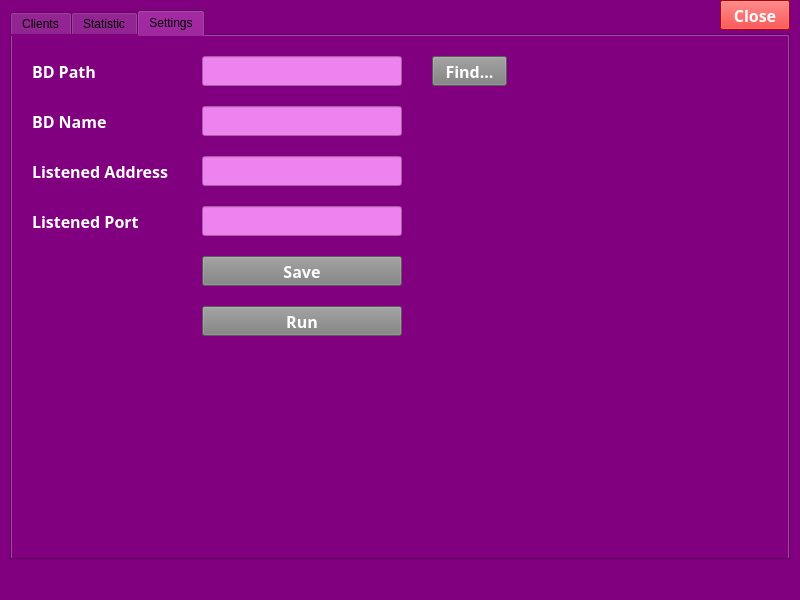
<?xml version="1.0" encoding="UTF-8"?>
<ui version="4.0">
 <class>MainWindow</class>
 <widget class="QMainWindow" name="MainWindow">
  <property name="geometry">
   <rect>
    <x>0</x>
    <y>0</y>
    <width>800</width>
    <height>600</height>
   </rect>
  </property>
  <property name="windowTitle">
   <string> Server administration</string>
  </property>
  <property name="styleSheet">
   <string notr="true">QWidget {
	background-color: purple;
	color: black;
}

QLineEdit {
	background-color: violet;
	color: black;
}

QPushButton {
	background-color: grey;
	color: white;
}

QLabel {;
	color: white;
}

QTableView {
	background-color: white;
	color: black;
	font: 63 10pt &quot;Lucida Sans&quot;;
}</string>
  </property>
  <widget class="QWidget" name="centralwidget">
   <widget class="QTabWidget" name="tabWidget">
    <property name="geometry">
     <rect>
      <x>10</x>
      <y>10</y>
      <width>780</width>
      <height>550</height>
     </rect>
    </property>
    <property name="currentIndex">
     <number>2</number>
    </property>
    <widget class="QWidget" name="tab_clients">
     <attribute name="title">
      <string>Clients</string>
     </attribute>
     <widget class="QTableView" name="tableView">
      <property name="geometry">
       <rect>
        <x>5</x>
        <y>30</y>
        <width>765</width>
        <height>490</height>
       </rect>
      </property>
     </widget>
     <widget class="QLabel" name="label">
      <property name="geometry">
       <rect>
        <x>5</x>
        <y>5</y>
        <width>200</width>
        <height>20</height>
       </rect>
      </property>
      <property name="font">
       <font>
        <family>Lucida Sans</family>
        <pointsize>10</pointsize>
       </font>
      </property>
      <property name="text">
       <string>Active Clients List:</string>
      </property>
     </widget>
     <widget class="QPushButton" name="btn_refresh">
      <property name="geometry">
       <rect>
        <x>695</x>
        <y>5</y>
        <width>75</width>
        <height>25</height>
       </rect>
      </property>
      <property name="font">
       <font>
        <family>Lucida Sans</family>
        <pointsize>10</pointsize>
        <weight>75</weight>
        <bold>true</bold>
       </font>
      </property>
      <property name="text">
       <string>Refresh</string>
      </property>
     </widget>
    </widget>
    <widget class="QWidget" name="tab_statistic">
     <attribute name="title">
      <string>Statistic</string>
     </attribute>
     <widget class="QTableView" name="tableView_2">
      <property name="geometry">
       <rect>
        <x>5</x>
        <y>5</y>
        <width>765</width>
        <height>515</height>
       </rect>
      </property>
     </widget>
    </widget>
    <widget class="QWidget" name="tab_settings">
     <attribute name="title">
      <string>Settings</string>
     </attribute>
     <widget class="QLineEdit" name="lineEdit">
      <property name="geometry">
       <rect>
        <x>190</x>
        <y>20</y>
        <width>200</width>
        <height>30</height>
       </rect>
      </property>
      <property name="font">
       <font>
        <family>Lucida Sans</family>
        <pointsize>12</pointsize>
        <weight>75</weight>
        <bold>true</bold>
       </font>
      </property>
     </widget>
     <widget class="QLabel" name="lbl_bd_name">
      <property name="geometry">
       <rect>
        <x>20</x>
        <y>20</y>
        <width>150</width>
        <height>30</height>
       </rect>
      </property>
      <property name="font">
       <font>
        <family>Lucida Sans</family>
        <pointsize>12</pointsize>
        <weight>75</weight>
        <bold>true</bold>
       </font>
      </property>
      <property name="text">
       <string>BD Path</string>
      </property>
     </widget>
     <widget class="QLabel" name="lbl_bd_path">
      <property name="geometry">
       <rect>
        <x>20</x>
        <y>70</y>
        <width>150</width>
        <height>30</height>
       </rect>
      </property>
      <property name="font">
       <font>
        <family>Lucida Sans</family>
        <pointsize>12</pointsize>
        <weight>75</weight>
        <bold>true</bold>
       </font>
      </property>
      <property name="text">
       <string>BD Name</string>
      </property>
     </widget>
     <widget class="QLabel" name="lbl_bd_name_3">
      <property name="geometry">
       <rect>
        <x>20</x>
        <y>120</y>
        <width>150</width>
        <height>30</height>
       </rect>
      </property>
      <property name="font">
       <font>
        <family>Lucida Sans</family>
        <pointsize>12</pointsize>
        <weight>75</weight>
        <bold>true</bold>
       </font>
      </property>
      <property name="text">
       <string>Listened Address</string>
      </property>
     </widget>
     <widget class="QLabel" name="lbl_bd_name_4">
      <property name="geometry">
       <rect>
        <x>20</x>
        <y>170</y>
        <width>150</width>
        <height>30</height>
       </rect>
      </property>
      <property name="font">
       <font>
        <family>Lucida Sans</family>
        <pointsize>12</pointsize>
        <weight>75</weight>
        <bold>true</bold>
       </font>
      </property>
      <property name="text">
       <string>Listened Port</string>
      </property>
     </widget>
     <widget class="QLineEdit" name="lineEdit_2">
      <property name="geometry">
       <rect>
        <x>190</x>
        <y>70</y>
        <width>200</width>
        <height>30</height>
       </rect>
      </property>
      <property name="font">
       <font>
        <family>Lucida Sans</family>
        <pointsize>12</pointsize>
        <weight>75</weight>
        <bold>true</bold>
       </font>
      </property>
     </widget>
     <widget class="QLineEdit" name="lineEdit_3">
      <property name="geometry">
       <rect>
        <x>190</x>
        <y>120</y>
        <width>200</width>
        <height>30</height>
       </rect>
      </property>
      <property name="font">
       <font>
        <family>Lucida Sans</family>
        <pointsize>12</pointsize>
        <weight>75</weight>
        <bold>true</bold>
       </font>
      </property>
     </widget>
     <widget class="QLineEdit" name="lineEdit_4">
      <property name="geometry">
       <rect>
        <x>190</x>
        <y>170</y>
        <width>200</width>
        <height>30</height>
       </rect>
      </property>
      <property name="font">
       <font>
        <family>Lucida Sans</family>
        <pointsize>12</pointsize>
        <weight>75</weight>
        <bold>true</bold>
       </font>
      </property>
     </widget>
     <widget class="QPushButton" name="pushButton">
      <property name="geometry">
       <rect>
        <x>420</x>
        <y>20</y>
        <width>75</width>
        <height>30</height>
       </rect>
      </property>
      <property name="font">
       <font>
        <family>Lucida Sans</family>
        <pointsize>12</pointsize>
        <weight>75</weight>
        <bold>true</bold>
       </font>
      </property>
      <property name="text">
       <string>Find...</string>
      </property>
     </widget>
     <widget class="QPushButton" name="btn_save">
      <property name="geometry">
       <rect>
        <x>190</x>
        <y>220</y>
        <width>200</width>
        <height>30</height>
       </rect>
      </property>
      <property name="font">
       <font>
        <family>Lucida Sans</family>
        <pointsize>12</pointsize>
        <weight>75</weight>
        <bold>true</bold>
       </font>
      </property>
      <property name="text">
       <string>Save</string>
      </property>
     </widget>
     <widget class="QPushButton" name="btn_run">
      <property name="geometry">
       <rect>
        <x>190</x>
        <y>270</y>
        <width>200</width>
        <height>30</height>
       </rect>
      </property>
      <property name="font">
       <font>
        <family>Lucida Sans</family>
        <pointsize>12</pointsize>
        <weight>75</weight>
        <bold>true</bold>
       </font>
      </property>
      <property name="text">
       <string>Run</string>
      </property>
     </widget>
    </widget>
   </widget>
   <widget class="QPushButton" name="btn_exit">
    <property name="geometry">
     <rect>
      <x>720</x>
      <y>0</y>
      <width>70</width>
      <height>30</height>
     </rect>
    </property>
    <property name="font">
     <font>
      <family>Lucida Sans</family>
      <pointsize>12</pointsize>
      <weight>75</weight>
      <bold>true</bold>
     </font>
    </property>
    <property name="styleSheet">
     <string notr="true">background-color: red;</string>
    </property>
    <property name="text">
     <string>Close</string>
    </property>
   </widget>
  </widget>
  <widget class="QMenuBar" name="menubar">
   <property name="geometry">
    <rect>
     <x>0</x>
     <y>0</y>
     <width>800</width>
     <height>21</height>
    </rect>
   </property>
  </widget>
  <widget class="QStatusBar" name="statusbar"/>
 </widget>
 <resources/>
 <connections/>
</ui>
